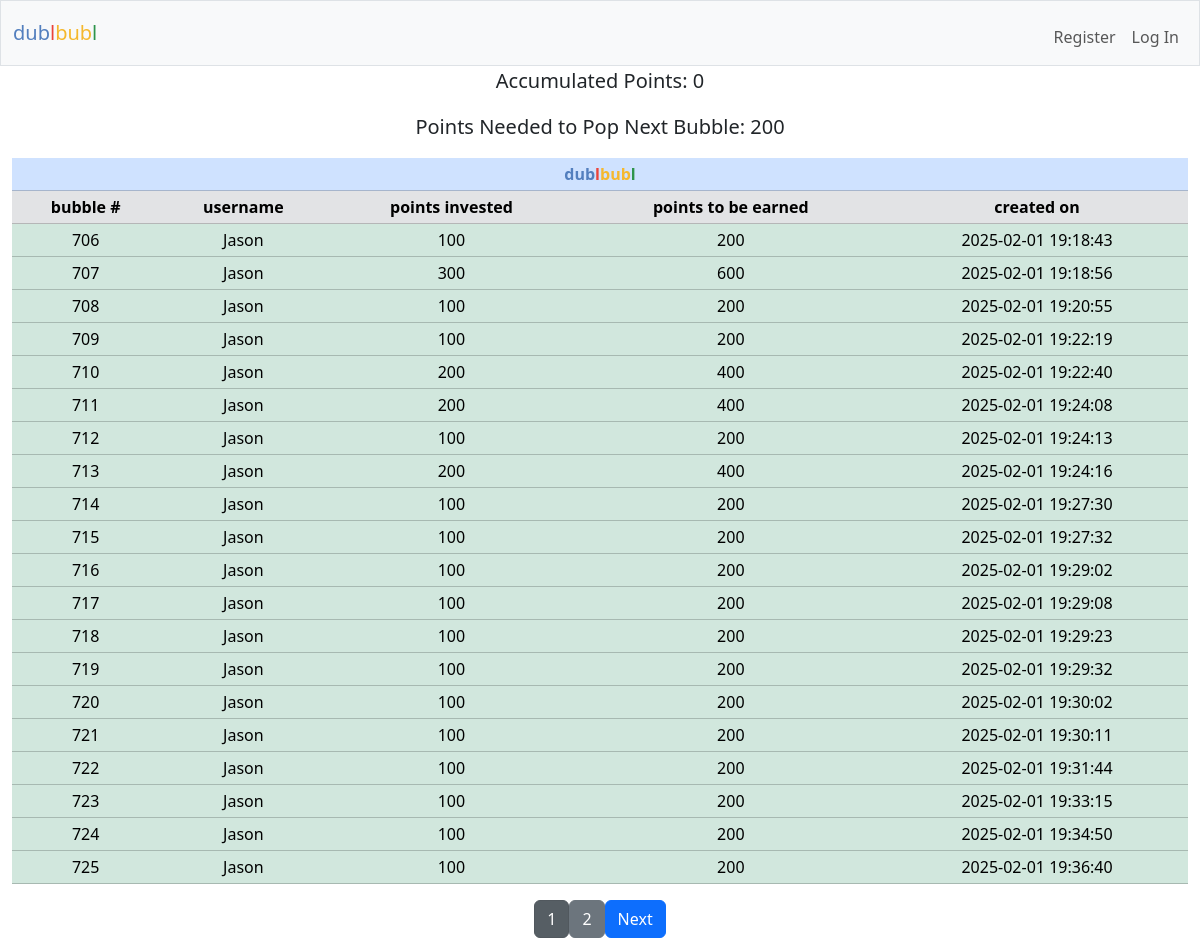
The page / on the database its author committed.
### tables this page shows
CREATE TABLE points_tracker (
            tracker_id INTEGER PRIMARY KEY AUTOINCREMENT NOT NULL,
            current_points_in INTEGER NOT NULL,
            date_created TEXT NOT NULL        
        );

CREATE TABLE dublbubl (
    row_id INTEGER PRIMARY KEY AUTOINCREMENT NOT NULL,
    user_id INTEGER NOT NULL,
    username TEXT NOT NULL,
    points_in INTEGER NOT NULL,
    points_out INTEGER NOT NULL,
    date_created TEXT NOT NULL,        
    FOREIGN KEY (user_id) REFERENCES users(id)
    FOREIGN KEY (username) REFERENCES users(username)
);

### app.py (the view)
@app.route("/", methods=["GET", "POST"])
def index():
    try:
        dublbubl = cur.execute("SELECT * FROM dublbubl").fetchall()
        rows_per_page = 20
        page = request.args.get("page", 1, type=int)
        offset = (page - 1) * rows_per_page
        dublbubl = cur.execute("""
            SELECT * FROM dublbubl
            ORDER BY row_id ASC
            LIMIT ? OFFSET ?
        """, (rows_per_page, offset)).fetchall()
        total_rows = cur.execute("SELECT COUNT(*) FROM dublbubl").fetchone()[0]
        total_pages = (total_rows + rows_per_page - 1) // rows_per_page
        current_points_in = cur.execute("SELECT current_points_in FROM points_tracker").fetchone()
        oldest_row_points_out = cur.execute("SELECT points_out FROM dublbubl ORDER BY row_id ASC LIMIT 1").fetchone()
        user_id = session.get("user_id")
        if user_id:
            user = cur.execute("SELECT * FROM users WHERE id = ?", (user_id,)).fetchall()
            user_history = cur.execute("SELECT * FROM dublbubl_history WHERE user_id = ? ORDER BY row_id DESC LIMIT 5", (user_id,)).fetchall()
        else:
            user = None
            user_history = None
    except sqlite3.OperationalError as e:
        print("Error: dublbubl_history table does not exist, creating it.")
        init_db()
    if current_points_in is None or oldest_row_points_out is None:
        print("Error: current_points_in or oldest_row_points_out is None.")
        points_in_required = 0  # Default value
    else:
        points_in_required = oldest_row_points_out[0] - current_points_in[0]
    socketio.emit("update_points_info", {
        "current_points_in": current_points_in[0],  # Emitting the actual points_in value
        "points_in_required": points_in_required  # Emitting the calculated points_in_required
    })  # Broadcasts to all connected clients
    points = request.form.get("points")
    current_date = datetime.datetime.now().strftime("%Y-%m-%d %H:%M:%S")
    if request.method == "POST":
        if user_id is None:
            return "You must be logged in to submit points."
        if not points:
            return "No points entered"
        try:
            points = int(points)
        except ValueError:
            return "Invalid Input"
        if points is None:
            return "Invalid Input"
        elif points <= 0 or points > 10000:
            return "Points must be between 1 and 10000"
        user_id = session["user_id"]
        user = cur.execute("SELECT * FROM users WHERE id = ?", (user_id,)).fetchone()
        current_points = cur.execute("SELECT points FROM users WHERE id = ?", (user[0],)).fetchone()
        current_points = current_points[0] if current_points else 0  # Default to 0 if no value exists
        if current_points < points:
            return "not enough points"
        try:
            cur.execute("""
            INSERT INTO dublbubl (row_id, user_id, username, points_in, points_out, date_created)
            VALUES (?, ?, ?, ?, ?, ?)
            """, (None, user[0], user[1], points, (points * 2), current_date))
            con.commit()
            updated_rows = cur.execute("""
                SELECT * FROM dublbubl
                ORDER BY row_id ASC
                LIMIT ? OFFSET ?
            """, (rows_per_page, offset)).fetchall()
            socketio.emit("update_table", {"rows": updated_rows, "page": page})
            total_points = current_points - points
            if total_points < 0:
                return "Error: Insufficient points balance."
            cur.execute("UPDATE users SET points = ? WHERE id = ?", (total_points, user[0]))
            con.commit()
            socketio.emit("update_point_balance", {
                "point_balance": total_points  # Emitting only the total points balance
            }, room=user[0])  # Emits only to the specific user
            print(f"Emitting update to room: {user[0]} with new balance: {total_points}")
        except Exception as e:
            print(f"Error inserting row into dublbubl: {e}")
            con.rollback()
        row_count = cur.execute("SELECT COUNT(*) FROM dublbubl").fetchone()[0]
        print(f"Number of rows in dublbubl: {row_count}")
        if row_count > 1:
            if current_points_in:
                new_points_in = current_points_in[0] + points
                cur.execute("UPDATE points_tracker SET current_points_in = ?, date_created = ?", (new_points_in, current_date))
            else:
                cur.execute("INSERT INTO points_tracker (current_points_in, date_created) VALUES (?, ?)", (points, current_date))
            con.commit()
        else:
            new_points_in = current_points_in[0] if current_points_in else 0
        oldest_row_points_out = cur.execute("SELECT points_out FROM dublbubl ORDER BY row_id ASC LIMIT 1").fetchone()
        while new_points_in >= oldest_row_points_out[0]:
            oldest_row_id = cur.execute("SELECT row_id FROM dublbubl ORDER BY row_id ASC LIMIT 1").fetchone()
            oldest_row = cur.execute("SELECT * FROM dublbubl ORDER BY row_id ASC LIMIT 1").fetchone()
            if oldest_row is not None:
                    current_total_points = cur.execute("SELECT total_points_earned FROM users WHERE id = ?", (oldest_row[1],)).fetchone()
                    if current_total_points is None:
                        print("No points found for this user.")
                        current_total_points = 0  # Default to 0 if no value exists
                    else:
                        current_total_points = current_total_points[0]  # Extract the value from the tuple
                    print(f"Current total points: {current_total_points}")
                    points = cur.execute("SELECT points FROM users WHERE id = ?", (oldest_row[1],)).fetchone()
                    if points is None:
                        print("No points balance found for this user.")
                        points = 0  # Default to 0 if no value exists
                    else:
                        points = points[0]  # Extract the value from the tuple
                    print(f"User's point balance: {points}")
            else:
                print("Oldest row is None, skipping points check.")
            if oldest_row:
                cur.execute("""
                INSERT INTO dublbubl_history (user_id, username, row_id, creator_id, creator_username, points_in, points_out, date_created, date_archived)
                VALUES (?, ? ,?, ?, ? ,?, ?, ?, ?)
                """, (user[0], user[1], oldest_row[0], oldest_row[1], oldest_row[2], oldest_row[3], oldest_row[4], oldest_row[5], current_date))
                con.commit()
                updated_user_history = cur.execute("""
                    SELECT * FROM dublbubl_history
                    ORDER BY row_id DESC LIMIT 5
                """).fetchall()
                socketio.emit("update_user_history", {
                    "history": [
                        {
                            "bubble_number": row[3],
                            "points_invested": row[6],
                            "points_earned": row[7],
                            "created_on": row[8],
                            "archived_on": row[9]
                        } for row in updated_user_history
                    ]
                }, room=user[0])  # Emits only to the specific user
                print(f"Emitting update to room: {user[0]} with updated user history: {oldest_row[4]}")
                total_points_earned = current_total_points + oldest_row[4]
                cur.execute("UPDATE users SET total_points_earned = ? WHERE id = ?", (total_points_earned, oldest_row[1]))
                con.commit()
                total_points = points + oldest_row[4]
                cur.execute("UPDATE users SET points = ? WHERE id = ?", (total_points, oldest_row[1]))
                con.commit()
                current_total_points = total_points_earned
                updated_total_points = cur.execute("SELECT points FROM users WHERE id = ?",(user_id,)).fetchone()
                updated_total_points = updated_total_points[0] if updated_total_points else 0
                socketio.emit("update_point_balance", {
                    "point_balance": updated_total_points  # Only emitting the total points balance
                }, room=user_id)  # Emits only to the specific user
                print(f"Emitting update to room: {user_id} with new balance: {updated_total_points}")
            cur.execute("DELETE FROM dublbubl WHERE row_id = ?", (oldest_row_id[0],))
            con.commit()
            remaining_points_in = new_points_in - oldest_row_points_out[0]
            cur.execute("UPDATE points_tracker SET current_points_in = ?, date_created = ?", (remaining_points_in, current_date))
            con.commit()
            updated_rows = cur.execute("""
                SELECT * FROM dublbubl
                ORDER BY row_id ASC
                LIMIT ? OFFSET ?
            """, (rows_per_page, offset)).fetchall()
            socketio.emit("update_table", {"rows": updated_rows, "page": page})
            print(f"Emitting updated rows to room: {user[0]}")
            new_points_in = remaining_points_in
            if row_count == 0 or new_points_in <= 0:
                break
        return redirect("/")
    else:
        return render_template('index.html', dublbubl=dublbubl, user=user, current_points_in=current_points_in, points_in_required=points_in_required, user_history=user_history, page=page, total_pages=total_pages)

### app.py (called while the page is built)
@app.after_request
def after_request(response):
    response.headers["Cache-Control"] = "no-cache, no-store, must-revalidate"
    response.headers["Expires"] = 0
    response.headers["Pragma"] = "no-cache"
    return response

### templates/index.html (shortened to what this page needs)
{% extends "layout.html" %}
{% block main %}
<figure class="text-center">
  <blockquote class="blockquote">
    <p id="current_points_in">Accumulated Points: {{ current_points_in[0] }}</p>
    <p id="points_in_required">Points Needed to Pop Next Bubble: {{ points_in_required }}</p>
  </blockquote>
</figure>
<table class="table table-success table-sm text-center">
  <thead class="table-primary">
    <tr class="table-primary">
      <th class="table-primary" colspan="5"><span class="blue">dub</span><span class="red">l</span><span class="yellow">bub</span><span class="green">l</span></th>
    </tr>
  </thead>
  <thead>
    <tr class="table-secondary">
      <th>bubble #</th>
      <th>username</th>
      <th>points invested</th>
      <th>points to be earned</th>
      <th>created on</th>
    </tr>
  </thead>
  <tbody id="dublbubl">
    {% for row in dublbubl %}
    <tr class="
    {% if row[3] == 10000 %}
      table-dark
    {% elif row[3] > 5000 %}
      table-danger
    {% elif row[3] > 1000 %}
      table-warning
    {% else %}
      table-success
    {% endif %}
    ">
      <td>{{ row[0] }}</td>
      <td>{{ row[2] }}</td>
      <td>{{ row[3] }}</td>
      <td>{{ row[4] }}</td>
      <td>{{ row[5] }}</td>
    </tr>
    {% endfor %}
  </tbody>
</table>
<div class="pagination d-flex justify-content-center align-items-center">
  {% for p in range(1, total_pages + 1) %}
    <a href="{{ url_for('index', page=p) }}" class="btn btn-secondary {% if p == page %}active{% endif %}">
      {{ p }}
    </a>
  {% endfor %}
  {% if page < total_pages %}
    <a href="{{ url_for('index', page=page+1) }}" class="btn btn-primary">Next</a>
  {% endif %}
</div>
{% endblock %}

### static/style.css (style rules this page uses)
* { margin: 0; padding: 0; box-sizing: border-box; }
html { font-family:Arial, Helvetica, sans-serif; font-size: 1rem; }
body { height: 100vh; }
.blue { color: #537fbe; }
.red { color: #ea433b; }
.yellow { color: #f5b82e; }
.green { color: #2e944b; }

### rows shown on the page
points_tracker: current_points_in "0"
dublbubl: row_id "706", username "Jason", points_in "100", points_out "200", date_created "2025-02-01 19:18:43"
dublbubl: row_id "707", username "Jason", points_in "300", points_out "600", date_created "2025-02-01 19:18:56"
dublbubl: row_id "708", username "Jason", points_in "100", points_out "200", date_created "2025-02-01 19:20:55"
dublbubl: row_id "709", username "Jason", points_in "100", points_out "200", date_created "2025-02-01 19:22:19"
dublbubl: row_id "710", username "Jason", points_in "200", points_out "400", date_created "2025-02-01 19:22:40"
dublbubl: row_id "711", username "Jason", points_in "200", points_out "400", date_created "2025-02-01 19:24:08"
dublbubl: row_id "712", username "Jason", points_in "100", points_out "200", date_created "2025-02-01 19:24:13"
dublbubl: row_id "713", username "Jason", points_in "200", points_out "400", date_created "2025-02-01 19:24:16"
dublbubl: row_id "714", username "Jason", points_in "100", points_out "200", date_created "2025-02-01 19:27:30"
dublbubl: row_id "715", username "Jason", points_in "100", points_out "200", date_created "2025-02-01 19:27:32"
dublbubl: row_id "716", username "Jason", points_in "100", points_out "200", date_created "2025-02-01 19:29:02"
dublbubl: row_id "717", username "Jason", points_in "100", points_out "200", date_created "2025-02-01 19:29:08"
dublbubl: row_id "718", username "Jason", points_in "100", points_out "200", date_created "2025-02-01 19:29:23"
dublbubl: row_id "719", username "Jason", points_in "100", points_out "200", date_created "2025-02-01 19:29:32"
dublbubl: row_id "720", username "Jason", points_in "100", points_out "200", date_created "2025-02-01 19:30:02"
dublbubl: row_id "721", username "Jason", points_in "100", points_out "200", date_created "2025-02-01 19:30:11"
dublbubl: row_id "722", username "Jason", points_in "100", points_out "200", date_created "2025-02-01 19:31:44"
dublbubl: row_id "723", username "Jason", points_in "100", points_out "200", date_created "2025-02-01 19:33:15"
dublbubl: row_id "724", username "Jason", points_in "100", points_out "200", date_created "2025-02-01 19:34:50"
dublbubl: row_id "725", username "Jason", points_in "100", points_out "200", date_created "2025-02-01 19:36:40"

### other values the page prints
{{ points_in_required }} "200"
{{ p }} "1" "2"
